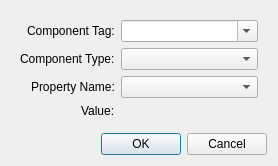
<?xml version="1.0" encoding="UTF-8"?>
<ui version="4.0">
 <class>TriggerEdit</class>
 <widget class="QDialog" name="TriggerEdit">
  <property name="geometry">
   <rect>
    <x>0</x>
    <y>0</y>
    <width>278</width>
    <height>158</height>
   </rect>
  </property>
  <property name="windowTitle">
   <string>Dialog</string>
  </property>
  <layout class="QVBoxLayout" name="verticalLayout">
   <item>
    <layout class="QFormLayout" name="formLayout_2">
     <property name="fieldGrowthPolicy">
      <enum>QFormLayout::AllNonFixedFieldsGrow</enum>
     </property>
     <property name="labelAlignment">
      <set>Qt::AlignRight|Qt::AlignTrailing|Qt::AlignVCenter</set>
     </property>
     <property name="margin">
      <number>9</number>
     </property>
     <item row="0" column="0">
      <widget class="QLabel" name="label_2">
       <property name="text">
        <string>Component Tag:</string>
       </property>
      </widget>
     </item>
     <item row="0" column="1">
      <widget class="QComboBox" name="cb_ComponentTag">
       <property name="editable">
        <bool>true</bool>
       </property>
      </widget>
     </item>
     <item row="1" column="0">
      <widget class="QLabel" name="label_3">
       <property name="text">
        <string>Component Type:</string>
       </property>
      </widget>
     </item>
     <item row="1" column="1">
      <widget class="QComboBox" name="cb_ComponentType"/>
     </item>
     <item row="2" column="0">
      <widget class="QLabel" name="label_4">
       <property name="text">
        <string>Property Name:</string>
       </property>
      </widget>
     </item>
     <item row="2" column="1">
      <widget class="QComboBox" name="cb_PropertyName"/>
     </item>
     <item row="3" column="0">
      <widget class="QLabel" name="label_5">
       <property name="text">
        <string>Value:</string>
       </property>
      </widget>
     </item>
     <item row="3" column="1">
      <widget class="QWidget" name="wg_editValue" native="true">
       <layout class="QVBoxLayout" name="verticalLayout_6">
        <property name="margin">
         <number>0</number>
        </property>
        <item>
         <layout class="QVBoxLayout" name="lo_editLayout"/>
        </item>
       </layout>
      </widget>
     </item>
    </layout>
   </item>
   <item>
    <widget class="QDialogButtonBox" name="buttonBox">
     <property name="orientation">
      <enum>Qt::Horizontal</enum>
     </property>
     <property name="standardButtons">
      <set>QDialogButtonBox::Cancel|QDialogButtonBox::Ok</set>
     </property>
    </widget>
   </item>
  </layout>
 </widget>
 <resources/>
 <connections>
  <connection>
   <sender>buttonBox</sender>
   <signal>accepted()</signal>
   <receiver>TriggerEdit</receiver>
   <slot>accept()</slot>
   <hints>
    <hint type="sourcelabel">
     <x>248</x>
     <y>254</y>
    </hint>
    <hint type="destinationlabel">
     <x>157</x>
     <y>274</y>
    </hint>
   </hints>
  </connection>
  <connection>
   <sender>buttonBox</sender>
   <signal>rejected()</signal>
   <receiver>TriggerEdit</receiver>
   <slot>reject()</slot>
   <hints>
    <hint type="sourcelabel">
     <x>316</x>
     <y>260</y>
    </hint>
    <hint type="destinationlabel">
     <x>286</x>
     <y>274</y>
    </hint>
   </hints>
  </connection>
 </connections>
</ui>
